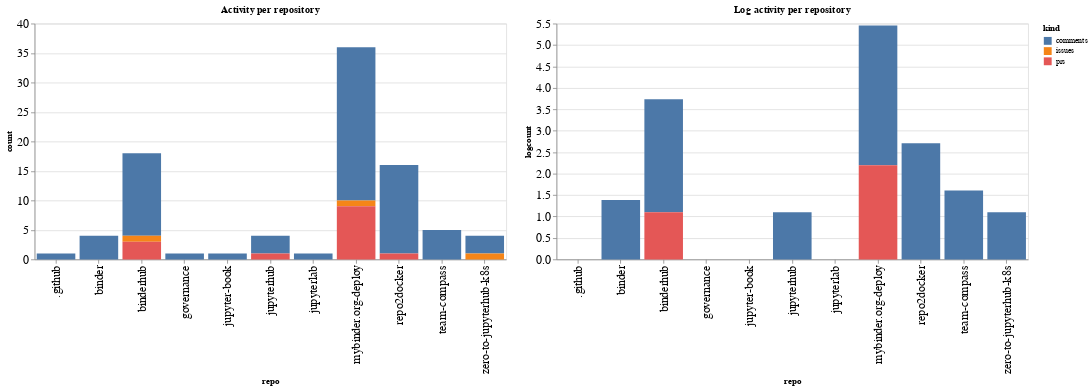

The cell this chart's notebook holds for it:
### Code cell
ch1 = alt.Chart(repo_summaries, width=600, title="Activity per repository").mark_bar().encode(
    x='repo',
    y='count',
    color='kind',
    tooltip="kind"
)

ch2 = alt.Chart(repo_summaries, width=600, title="Log activity per repository").mark_bar().encode(
    x='repo',
    y='logcount',
    color='kind',
    tooltip="kind"
)

ch1 | ch2

### Figure 1 — Vega-Lite specification as saved in the notebook (floating-point values rounded to 4 significant figures)
{"config": {"axisLeft": {"labelFontSize": 15}, "axisBottom": {"labelFontSize": 15}}, "hconcat": [{"mark": "bar", "encoding": {"color": {"type": "nominal", "field": "kind"}, "tooltip": {"type": "nominal", "field": "kind"}, "x": {"type": "nominal", "field": "repo"}, "y": {"type": "quantitative", "field": "count"}}, "title": "Activity per repository", "width": 600}, {"mark": "bar", "encoding": {"color": {"type": "nominal", "field": "kind"}, "tooltip": {"type": "nominal", "field": "kind"}, "x": {"type": "nominal", "field": "repo"}, "y": {"type": "quantitative", "field": "logcount"}}, "title": "Log activity per repository", "width": 600}], "data": {"name": "data-6277fbb1ca245d69e74bb4ae458418fb"}, "$schema": "https://vega.github.io/schema/vega-lite/v4.8.1.json", "datasets": {"data-6277fbb1ca245d69e74bb4ae458418fb": [{"repo": ".github", "kind": "comments", "count": 1, "logcount": 0.0}, {"repo": "binder", "kind": "comments", "count": 4, "logcount": 1.386}, {"repo": "binderhub", "kind": "comments", "count": 14, "logcount": 2.639}, {"repo": "binderhub", "kind": "issues", "count": 1, "logcount": 0.0}, {"repo": "binderhub", "kind": "prs", "count": 3, "logcount": 1.099}, {"repo": "governance", "kind": "comments", "count": 1, "logcount": 0.0}, {"repo": "jupyter-book", "kind": "comments", "count": 1, "logcount": 0.0}, {"repo": "jupyterhub", "kind": "comments", "count": 3, "logcount": 1.099}, {"repo": "jupyterhub", "kind": "prs", "count": 1, "logcount": 0.0}, {"repo": "jupyterlab", "kind": "comments", "count": 1, "logcount": 0.0}, {"repo": "mybinder.org-deploy", "kind": "comments", "count": 26, "logcount": 3.258}, {"repo": "mybinder.org-deploy", "kind": "issues", "count": 1, "logcount": 0.0}, {"repo": "mybinder.org-deploy", "kind": "prs", "count": 9, "logcount": 2.197}, {"repo": "repo2docker", "kind": "comments", "count": 15, "logcount": 2.708}, {"repo": "repo2docker", "kind": "prs", "count": 1, "logcount": 0.0}, {"repo": "team-compass", "kind": "comments", "count": 5, "logcount": 1.609}, {"repo": "zero-to-jupyterhub-k8s", "kind": "comments", "count": 3, "logcount": 1.099}, {"repo": "zero-to-jupyterhub-k8s", "kind": "issues", "count": 1, "logcount": 0.0}]}}
